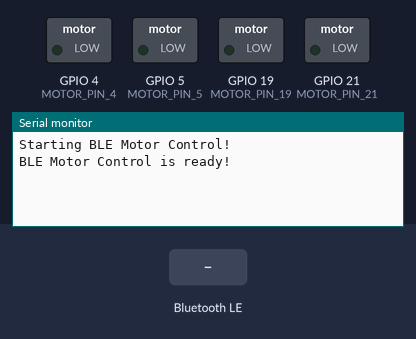
The sketch below on a simulated ESP32. Parts: switched loads named in the sketch (green lamp = pin HIGH), the last lines printed to the serial monitor. The inputs (shaded band) are chosen by the test bench. Nothing arrives over Bluetooth unless stated; a phone connects over Bluetooth LE 3 s after start.

Above: at 1.2 s.
1.3 s: Bluetooth LE write "ping" received
At 1.7 s:
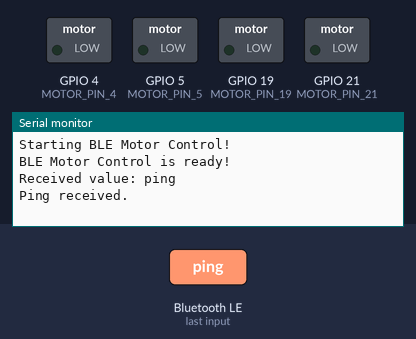
2.8 s: Bluetooth LE write "1" received
At 2.96 s:
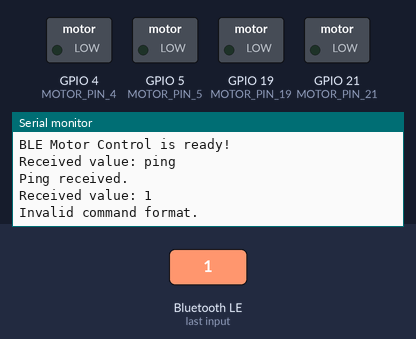

Measured:
- after the input at 1.3 s, the serial monitor: prints a new line at once (image 1)
- after the input at 2.8 s, the serial monitor: prints a new line at once (image 2)

The sketch:

esp.ino
```cpp
#include <BLEDevice.h>
#include <BLEServer.h>
#include <BLEUtils.h>
#include <BLE2902.h>

// UUIDs for the BLE service and characteristic
#define SERVICE_UUID         "12345678-1234-1234-1234-123456789abc"
#define CHARACTERISTIC_UUID  "87654321-4321-4321-4321-123456789abc"

// Define the two motor control pins
const int MOTOR_PIN_5  = 5;
const int MOTOR_PIN_19 = 19;
const int MOTOR_PIN_21 = 21;
const int MOTOR_PIN_4 = 4;

unsigned long lastPingTime = 0;
const unsigned long connectionTimeout = 10000; // 10 seconds timeout for "ping"
BLEServer *pServer = nullptr;
BLEAdvertising *pAdvertising = nullptr;
bool deviceConnected = false;

class MotorCallbacks : public BLECharacteristicCallbacks {
  void onWrite(BLECharacteristic *pCharacteristic) override {
    std::string value = std::string((const char *)pCharacteristic->getValue().c_str());
    Serial.print("Received value: ");
    Serial.println(value.c_str());

    if (!value.empty()) {
      if (value == "ping") {
        lastPingTime = millis();
        Serial.println("Ping received.");
        return;
      }

      size_t separator = value.find(':');
      if (separator == std::string::npos) {
        Serial.println("Invalid command format.");
        return;
      }

      std::string pinStr = value.substr(0, separator);
      std::string cmd = value.substr(separator + 1);

      int pin = atoi(pinStr.c_str());
      if (pin != MOTOR_PIN_5 && pin != MOTOR_PIN_19 && pin != MOTOR_PIN_21 && pin != MOTOR_PIN_4) {
        Serial.println("Invalid motor pin.");
        return;
      }

      if (cmd == "1") {
        digitalWrite(pin, HIGH);
        Serial.print("Motor ON at pin ");
        Serial.println(pin);
      } else if (cmd == "0") {
        digitalWrite(pin, LOW);
        Serial.print("Motor OFF at pin ");
        Serial.println(pin);
      } else {
        Serial.println("Invalid command received.");
      }
    }
  }
};

class ServerCallbacks : public BLEServerCallbacks {
  void onConnect(BLEServer* pServer) override {
    deviceConnected = true;
    Serial.println("Client connected.");
  }

  void onDisconnect(BLEServer* pServer) override {
    deviceConnected = false;
    Serial.println("Client disconnected. Restarting advertising...");
    pAdvertising->start();
  }
};

void setup() {
  Serial.begin(9600);
  Serial.println("Starting BLE Motor Control!");

  pinMode(MOTOR_PIN_5, OUTPUT);
  pinMode(MOTOR_PIN_19, OUTPUT);
  pinMode(MOTOR_PIN_21, OUTPUT);
  pinMode(MOTOR_PIN_4, OUTPUT);
  digitalWrite(MOTOR_PIN_5, LOW);
  digitalWrite(MOTOR_PIN_19, LOW);
  digitalWrite(MOTOR_PIN_21, LOW);
  digitalWrite(MOTOR_PIN_4, LOW);

  BLEDevice::init("ESP32_Motor_Controller");
  pServer = BLEDevice::createServer();
  pServer->setCallbacks(new ServerCallbacks());

  BLEService *pService = pServer->createService(SERVICE_UUID);
  BLECharacteristic *pCharacteristic = pService->createCharacteristic(
    CHARACTERISTIC_UUID,
    BLECharacteristic::PROPERTY_WRITE
  );

  pCharacteristic->setCallbacks(new MotorCallbacks());

  pService->start();
  pAdvertising = BLEDevice::getAdvertising();
  pAdvertising->addServiceUUID(SERVICE_UUID);
  pAdvertising->setScanResponse(true);
  pAdvertising->setMinPreferred(0x06);
  pAdvertising->setMinPreferred(0x12);
  pAdvertising->start();

  Serial.println("BLE Motor Control is ready!");
  lastPingTime = millis();
}

void loop() {
  if (millis() - lastPingTime > connectionTimeout) {
    Serial.println("Connection lost. No ping received within timeout period.");
    lastPingTime = millis();
  }
  delay(100);
}
```
